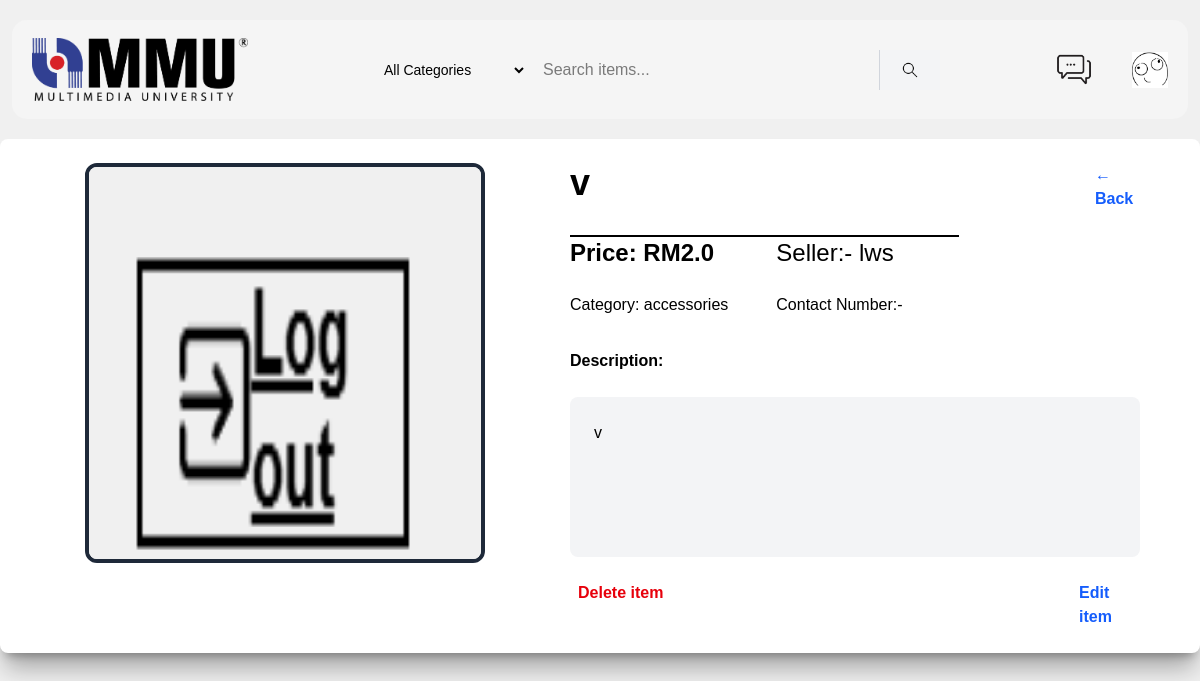
/item/4 (signed in), run on the app's committed database.
### app.py (models this page shows, shortened)
class User(UserMixin, db.Model):
    id = db.Column(db.Integer, primary_key=True)
    username = db.Column(db.String(50), unique=True, nullable=False)
    email = db.Column(db.String(150), unique=True, nullable=False)
    password_hash = db.Column(db.String(100), nullable=False)
    contact_number = db.Column(db.String(20), nullable=True)
    bio = db.Column(db.String(300), nullable=True)
    profile_pic = db.Column(db.String(), nullable=True)

class Products(db.Model):
    __tablename__ = "items"
    user_id = db.Column(db.Integer, db.ForeignKey('user.id'), nullable=False)
    item_id = db.Column(db.Integer, primary_key=True)
    item_name = db.Column(db.String(50), nullable=False)
    price = db.Column(db.Float, nullable=False)
    item_description = db.Column(db.String(150), nullable=False)
    item_category = db.Column(db.String(50), nullable=False)
    date_created = db.Column(db.DateTime, nullable=True, default=datetime.now)
    item_pic = db.Column(db.String(), nullable=False)
    seller = db.relationship('User', backref='products')

### app.py (the view)
@app.route('/item/<item_id>')
@login_required
def item(item_id):
    target_item = Products.query.get_or_404(item_id)
    return render_template('item.html', item=target_item)

### app.py (called while the page is built)
@login_manager.user_loader
def load_user(user_id):
    return db.session.get(User, int(user_id))

### templates/item.html (shortened to what this page needs)
<!DOCTYPE html>
<html lang="en">
<head>
    <link href='https://api.mapbox.com/mapbox-gl-js/v2.14.1/mapbox-gl.css' rel='stylesheet' />
</head>
<body>
    {% include 'item_market_header.html' %}
    <div class="grid grid-cols-2 col-span-2 justify-center items-start bg-white pt-6 pb-6 pr-15 mx-auto max-w-7xl rounded-lg shadow-xl/30">
            <div class="flex flex-col justify-center items-center">
                {% if item.item_pic %}
                <img src="{{url_for('static', filename='css/pictures/' + item.item_pic)}}" class="w-100 h-100 rounded-xl border-4 border-gray-800">
                {% else %}
                <img src="{{url_for('static', filename='css/photos/user-icon')}}" class="w-100 h-100 rounded-xl border-4 border-gray-800">
                {%  endif %}
            </div>
            <div class="flex flex-col justify-start items-start gap-6 text-left">
                <div class="grid grid-cols-2 gap-100">
                    <div class="text-4xl font-bold">{{item.item_name}}</div>
                    <a href="{{url_for('item_market')}}" class="text-blue-600 font-semibold hover:underline pl-10">← Back</a>
                </div>
                <div class="grid grid-cols-2 grid-rows-2 gap-6 space-x-6 border-t-2 border-black">
                    <div class="text-2xl font-semibold">Price: RM{{item.price}}</div>
                    <div class="text-2xl font-medium">Seller:- {{item.seller.username}}</div>
                    <div class="text-1xl font-medium">Category: {{item.item_category}}</div>
                    <div class="text-1xl font-medium">Contact Number:- {{item.seller.contact_number}}</div>
                </div>
                <p class="font-semibold">Description:</p>
                <div class="bg-gray-100 text-left w-full p-6 rounded-lg h-40">
                    <h3>{{item.item_description}}</h3>
                </div>
                {% if current_user.id == item.user_id %}
                <div class="grid grid-cols-2 pl-2">
                        <a href="{{url_for('delete', item_id=item.item_id)}}" class="text-red-600 font-semibold">
                        Delete item
                        </a>
                        <a href="{{url_for('item_edit', item_id=item.item_id)}}" class="text-blue-600 font-semibold pl-55">
                        Edit item
                        </a>
                </div>
                {% endif %}
            </div>
    </div>
</body>
</html>

### templates/item_market_header.html (shortened to what this page needs)
<!DOCTYPE html>
<html lang="en">
<head>
    <link rel="stylesheet" href="{{ url_for('static', filename='css/main.css') }}">
    <link rel="stylesheet" href="{{ url_for('static', filename='css/output.css') }}">
</head>
<body>
    <div class="nav flex flex-wrap md:flex-nowrap items-center justify-between px-4 sm:px-6 py-5 mt-5 mr-3 ml-3 gap-4 bg-white">
        <a href="/home">
            <img src="{{ url_for('static', filename='css/photos/mmu-logo.png')}}" alt="MMU Logo" class="w-36 sm:w-46 md:w-50 lg:w-54 h-auto object-contain my-2">
        </a>
        <div class="w-full md:flex-1 md:w-auto order-3 md:order-2 flex justify-center min-w-0 md:px-6">
            <form action="/search" method="GET" class="flex w-full max-w-xl items-center rounded-lg">
            <select name="category" class=" text-xs sm:text-sm sm:px-4 py-2 sm:py-2.5 shrink-0 cursor-pointer hover:bg-slate-200 w-24 sm:w-auto">
                <option value="all">All Categories</option>
            </select>
            <input type="search" name="q" placeholder="Search items..." aria-label="Search marketplace" autocomplete="off" class="flex-1 w-5 px-3 py-2 text-sm sm:text-base outline-none  transition ">
            <button type="submit" class="bg-gray-100 hover:bg-gray-200 px-3 sm:px-5 py-2 sm:py-2.5 transition-colors flex items-center justify-center shrink-0 border-l border-gray-300">
                <img src="{{ url_for('static', filename='css/photos/search.png') }}" alt="Search Icon" class="h-4 sm:h-5 object-contain">
            </button>
            </form>
        </div>
        <div class="flex items-center gap-7 sm:gap-9 md:gap-10 lg:gap-10 flex-shrink-0 order-2 md:order-3">
            <a href="/chat" class="hover:opacity-75 transition-opacity" style="text-decoration: none;">
            <img src="{{ url_for('static', filename='css/photos/chat-icon.png') }}" alt="Chat Icon" class="w-8 h-8 sm:w-9 sm:h-9 md:h-9 md:w-9 lg:w-9 lg:h-9 object-contain">
            </a>
            <a href="/profile" class="hover:opacity-75 transition-opacity" style="text-decoration: none;">
            {% if current_user.profile_pic %}
                <img src="{{ url_for('static', filename='css/pictures/' +current_user.profile_pic) }}" alt="Profile Icon" class="w-8 h-8 sm:w-9 sm:h-9 md:h-9 md:w-9 lg:w-9 lg:h-9 object-contain">
            {% else %}
                <img src="{{ url_for('static', filename='css/photos/user-icon.png') }}" alt="Profile Icon" class="w-8 h-8 sm:w-9 sm:h-9 md:h-9 md:w-9 lg:w-9 lg:h-9 object-contain">
            {% endif %}
            </a>
        </div>
    </div>
</body>
</html>

### static/css/main.css (style rules this page uses)
body { font-family: Arial, sans-serif; background-color: #f0f0f0; }
.nav { display: flex; margin-bottom: 20px; justify-content: space-between; padding: 10px 20px; background-color: whitesmoke; border-radius: 15px; }
input[type="search"] { background-color: transparent; align-items: center; padding: 12px 16px; border-radius: none; border: 0; margin: auto; display: inline-block; }
button { overflow: hidden; }

### data on the page
User: profile_pic (picture), seller.username "lws"
Products: item_pic (picture), item_name "v", price "2.0", item_category "accessories", item_description "v"
